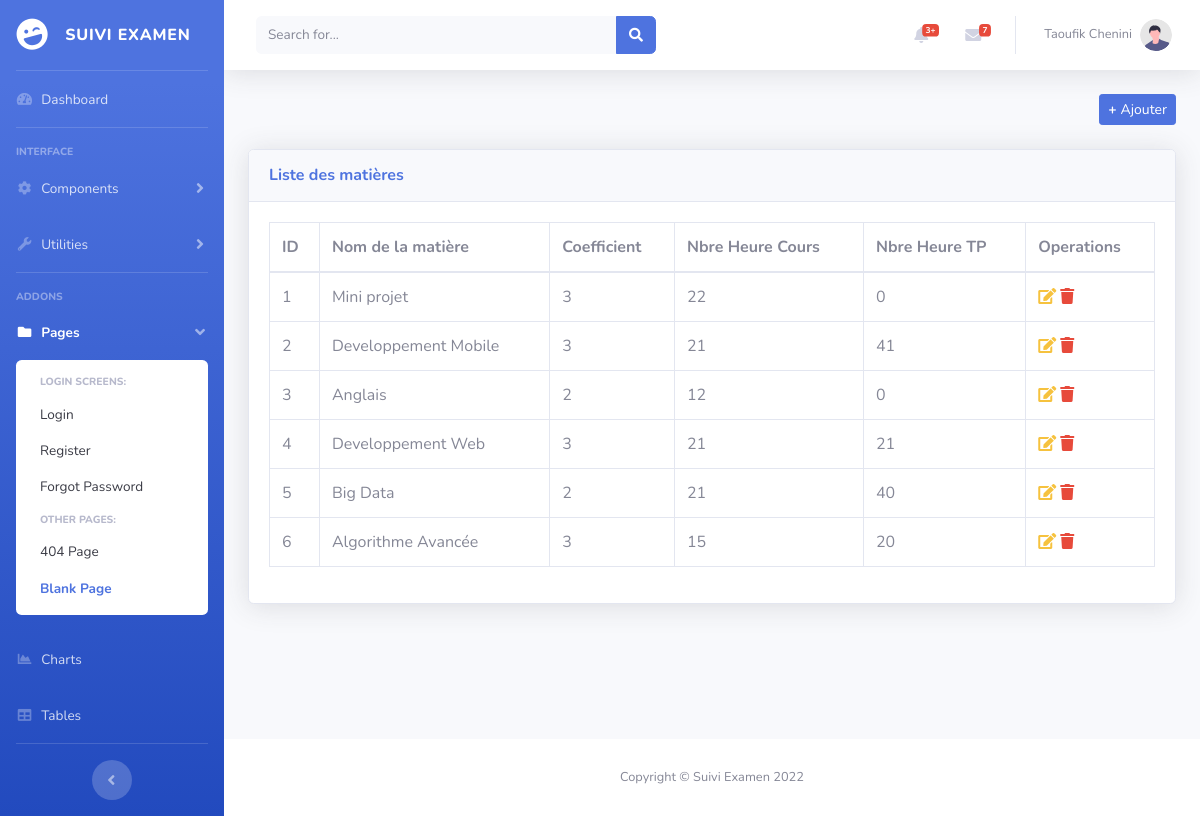
Screenshot of /admin/manage_subjects.php with the database file from the repository.
### tables this page shows
CREATE TABLE `matieres` (
  `id_mat` int(11) NOT NULL,
  `nom_mat` varchar(100) NOT NULL,
  `coefMat` varchar(10) NOT NULL,
  `NbreHeureCours` varchar(10) NOT NULL,
  `NbreHeureTP` varchar(10) NOT NULL
);

### admin/manage_subjects.php (the view, shortened to what this page needs)
<?php
include('includes/header.php');
include('includes/navbar.php');
include('config/dbconn.php');
$query="SELECT * from matieres";
$res=mysqli_query($con, $query);
?>
 <div class="container-fluid">
    <div class="d-sm-flex align-items-center justify-content-between mb-4">
        <a href="add_subject.php" class="d-none d-sm-inline-block btn btn-sm btn-primary shadowsm"> <b> + </b>Ajouter </a>
    </div>
    <div class="card shadow mb-4">
                        <div class="card-header py-3">
                            <h6 class="m-0 font-weight-bold text-primary">Liste des matières</h6>
                        </div>
                        <div class="card-body">
                            <div class="table-responsive">
                                <table class="table table-bordered" id="dataTable" width="100%" cellspacing="0">
                                    <thead>
                                        <tr>
                                            <th>ID</th>
                                            <th>Nom de la matière</th>
                                            <th>Coefficient</th>
                                            <th>Nbre Heure Cours</th>
                                            <th>Nbre Heure TP</th>
                                            <th>Operations</th>
                                        </tr>
                                    </thead>
                                    <tbody>
                                        <?php $i = 0;
                                        foreach($res as $data){
                                            $i++; ?>
                                        <tr>
                                            <td><?php echo $i; ?></td>
                                            <td><?php echo $data['nom_mat']; ?></td>
                                            <td><?php echo $data['coefMat']; ?></td>
                                            <td><?php echo $data['NbreHeureCours']; ?></td>
                                            <td><?php echo $data['NbreHeureTP']; ?></td>
                                            <td>
                                                <a href="edit_subject.php?id_subject=<?php echo $data['id_mat']; ?>" title="Modifier" class="icon-lg text-warning">
                                                    <i class="fas fa-edit"></i>
                                                </a>
                                                <a href="" data-target="#modal_delete<?php echo $data['id_mat']?>" data-toggle="modal" class="icon-lg text-danger ">
                                                    <i class="fas fa-trash"></i>
                                                </a>
                                            </td>
                                        </tr>
                                        <?php } ?>
                                    </tbody>
                                </table>
                            </div>
                        </div>
                    </div>
</div>
<?php
include('includes/footer.php');
include('includes/scripts.php');
?>

### rows the page displays
matieres: nom_mat "Mini projet", coefMat "3", NbreHeureCours "22", NbreHeureTP "0"
matieres: nom_mat "Developpement Mobile", coefMat "3", NbreHeureCours "21", NbreHeureTP "41"
matieres: nom_mat "Anglais", coefMat "2", NbreHeureCours "12", NbreHeureTP "0"
matieres: nom_mat "Developpement Web", coefMat "3", NbreHeureCours "21", NbreHeureTP "21"
matieres: nom_mat "Big Data", coefMat "2", NbreHeureCours "21", NbreHeureTP "40"
matieres: nom_mat "Algorithme Avancée", coefMat "3", NbreHeureCours "15", NbreHeureTP "20"
